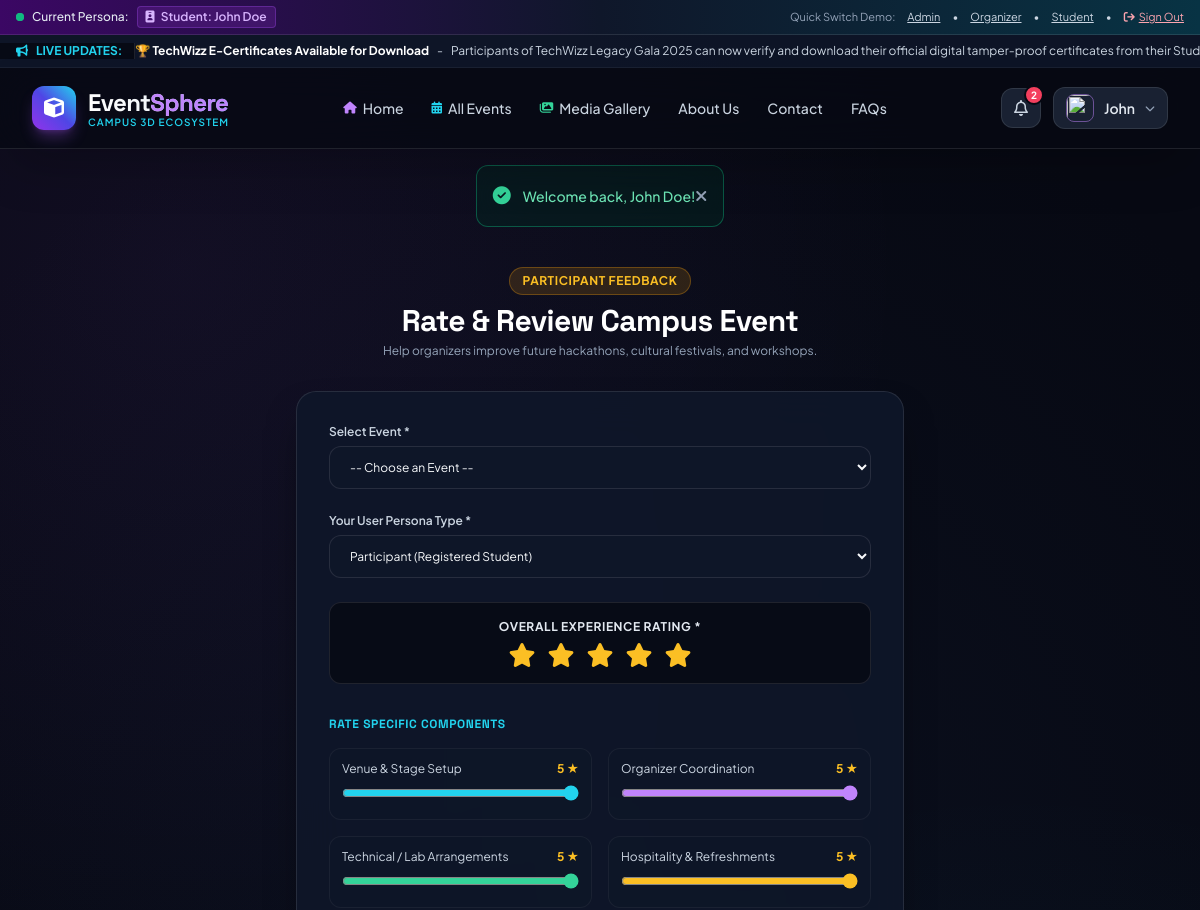
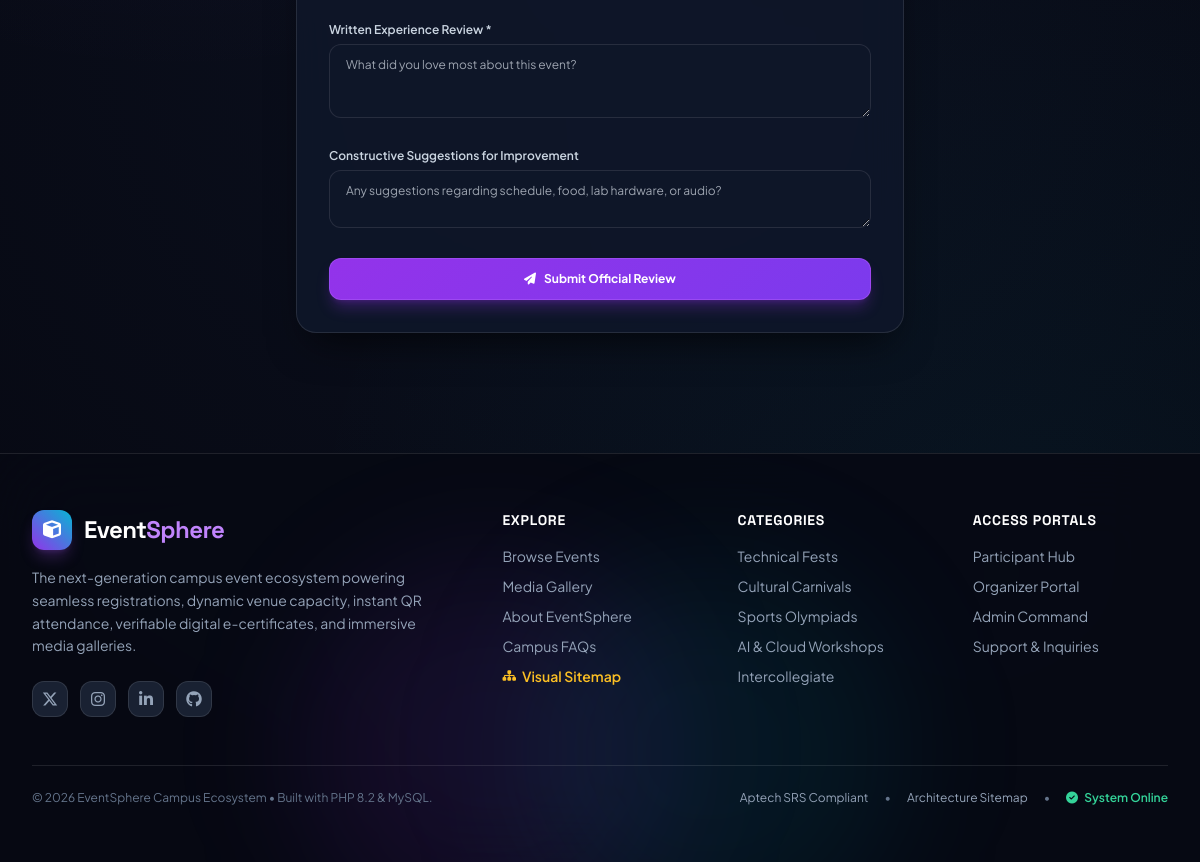
/student/feedback.php (signed in), run on the app's committed database (2 pictures, top to bottom).
### tables this page shows
CREATE TABLE `announcements` (
  `id` INT AUTO_INCREMENT PRIMARY KEY,
  `title` VARCHAR(200) NOT NULL,
  `content` TEXT NOT NULL,
  `target_role` ENUM('all', 'student', 'organizer', 'event_registrants') NOT NULL DEFAULT 'all',
  `event_id` INT DEFAULT NULL,
  `created_by` INT NOT NULL,
  `is_active` TINYINT(1) NOT NULL DEFAULT 1,
  `created_at` TIMESTAMP DEFAULT CURRENT_TIMESTAMP,
  FOREIGN KEY (`created_by`) REFERENCES `users`(`id`) ON DELETE CASCADE,
  FOREIGN KEY (`event_id`) REFERENCES `events`(`id`) ON DELETE CASCADE
);

### config/config.php (called while the page is built, shortened)
<?php
function get_flash() {
    if (isset($_SESSION['flash'])) {
        $flash = $_SESSION['flash'];
        return $flash;
    }
    return null;
}
function current_user() {
    return $_SESSION['user'] ?? null;
}

### student/feedback.php (the view, shortened to what this page needs)
<?php
require_once __DIR__ . '/../includes/header.php';
?>
<div class="max-w-2xl mx-auto px-4 sm:px-6 lg:px-8 py-10">
    <div class="text-center mb-8">
        <div class="badge-neon badge-amber mb-2">Participant Feedback</div>
        <h1 class="font-heading font-extrabold text-3xl text-white">Rate & Review Campus Event</h1>
        <p class="text-slate-400 text-xs mt-1">Help organizers improve future hackathons, cultural festivals, and workshops.</p>
    </div>
    <div class="glass-panel-elevated p-8 border border-white/10 relative">
        <form method="POST" action="<?= BASE_URL ?>/student/feedback.php" class="space-y-6">
            <div>
                <label class="block text-xs font-semibold text-slate-300 mb-1.5">Select Event *</label>
                <select name="event_id" required class="form-input-dark text-xs">
                    <option value="">-- Choose an Event --</option>
                </select>
            </div>
            <div>
                <label class="block text-xs font-semibold text-slate-300 mb-1.5">Your User Persona Type *</label>
                <select name="user_type" class="form-input-dark text-xs">
                    <option value="Participant">Participant (Registered Student)</option>
                </select>
            </div>
            <div class="bg-dark-900/80 p-4 rounded-xl border border-white/10 text-center">
                <label class="block text-xs font-bold text-slate-200 uppercase tracking-wider mb-2">Overall Experience Rating *</label>
                <div class="flex items-center justify-center gap-3 text-2xl text-amber-400 cursor-pointer" id="overallStars">
                    <i class="fa-solid fa-star star-btn" onclick="setRating('overall', 1)"></i>
                    <i class="fa-solid fa-star star-btn" onclick="setRating('overall', 2)"></i>
                    <i class="fa-solid fa-star star-btn" onclick="setRating('overall', 3)"></i>
                    <i class="fa-solid fa-star star-btn" onclick="setRating('overall', 4)"></i>
                    <i class="fa-solid fa-star star-btn" onclick="setRating('overall', 5)"></i>
                </div>
            </div>
            <div class="space-y-4 pt-2">
                <h4 class="font-bold text-xs uppercase tracking-wider text-cyan-400">Rate Specific Components</h4>
                <div class="grid grid-cols-1 sm:grid-cols-2 gap-4">
                    <div class="p-3 rounded-xl bg-slate-900/40 border border-white/5">
                        <div class="flex justify-between text-xs text-slate-300 mb-1.5">
                            <span>Venue & Stage Setup</span>
                            <span class="font-bold text-amber-400" id="label_venue">5 ★</span>
                        </div>
                        <input type="range" name="rating_venue" min="1" max="5" value="5" oninput="updateRangeLabel('venue', this.value)" class="w-full accent-cyan-400">
                    </div>
                    <div class="p-3 rounded-xl bg-slate-900/40 border border-white/5">
                        <div class="flex justify-between text-xs text-slate-300 mb-1.5">
                            <span>Organizer Coordination</span>
                            <span class="font-bold text-amber-400" id="label_coord">5 ★</span>
                        </div>
                        <input type="range" name="rating_coordination" min="1" max="5" value="5" oninput="updateRangeLabel('coord', this.value)" class="w-full accent-purple-400">
                    </div>
                    <div class="p-3 rounded-xl bg-slate-900/40 border border-white/5">
                        <div class="flex justify-between text-xs text-slate-300 mb-1.5">
                            <span>Technical / Lab Arrangements</span>
                            <span class="font-bold text-amber-400" id="label_tech">5 ★</span>
                        </div>
                        <input type="range" name="rating_technical" min="1" max="5" value="5" oninput="updateRangeLabel('tech', this.value)" class="w-full accent-emerald-400">
                    </div>
                    <div class="p-3 rounded-xl bg-slate-900/40 border border-white/5">
                        <div class="flex justify-between text-xs text-slate-300 mb-1.5">
                            <span>Hospitality & Refreshments</span>
                            <span class="font-bold text-amber-400" id="label_hosp">5 ★</span>
                        </div>
                        <input type="range" name="rating_hospitality" min="1" max="5" value="5" oninput="updateRangeLabel('hosp', this.value)" class="w-full accent-amber-400">
                    </div>
                </div>
            </div>
            <div>
                <label class="block text-xs font-semibold text-slate-300 mb-1.5">Written Experience Review *</label>
                <textarea name="comments" rows="3" required placeholder="What did you love most about this event?" class="form-input-dark text-xs"></textarea>
            </div>
            <div>
                <label class="block text-xs font-semibold text-slate-300 mb-1.5">Constructive Suggestions for Improvement</label>
                <textarea name="suggestions" rows="2" placeholder="Any suggestions regarding schedule, food, lab hardware, or audio?" class="form-input-dark text-xs"></textarea>
            </div>
            <button type="submit" class="btn-neon-primary w-full py-3 text-xs font-bold shadow-lg shadow-purple-600/30">
                <i class="fa-solid fa-paper-plane mr-2"></i> Submit Official Review
            </button>
        </form>
    </div>
</div>
<?php require_once __DIR__ . '/../includes/footer.php'; ?>

### includes/header.php (shortened to what this page needs)
<?php
require_once __DIR__ . '/../config/config.php';
$current_user = current_user();
$db = getDB();
$current_page_name = basename($_SERVER["PHP_SELF"]);
function get_nav_class($page_name, $current_page_name, $extra = "") {
    $base = "px-3 py-2 rounded-lg transition " . $extra . " ";
    return $base . "hover:text-white hover:bg-white/5";
}
$ticker_announcements = [];
try {
    $stmt = $db->query("SELECT title, content FROM announcements WHERE is_active = 1 ORDER BY id DESC LIMIT 5");
    $ticker_announcements = $stmt->fetchAll();
} catch (Exception $e) {}
$unread_notif_count = 0;
if ($current_user) {
    try {
        $stmt = $db->prepare("SELECT COUNT(*) FROM notifications WHERE user_id = ? AND is_read = 0");
        $stmt->execute([$current_user['id']]);
        $unread_notif_count = (int)$stmt->fetchColumn();
    } catch (Exception $e) {}
}
$flash = get_flash();
?>
<!DOCTYPE html>
<html lang="en" class="dark">
<head>
    <script src="https://cdn.tailwindcss.com"></script>
    <link rel="stylesheet" href="https://cdnjs.cloudflare.com/ajax/libs/font-awesome/6.5.1/css/all.min.css">
    <link rel="stylesheet" href="<?= BASE_URL ?>/assets/css/style.css">
</head>
<body class="bg-dark-900 text-slate-100 flex flex-col min-h-screen">
<div class="bg-gradient-to-r from-purple-950 via-slate-900 to-cyan-950 border-b border-white/10 px-4 py-1.5 text-xs text-slate-300 flex flex-wrap items-center justify-between gap-2 z-50">
    <div class="flex items-center gap-2">
        <span class="flex h-2 w-2 relative">
            <span class="relative inline-flex rounded-full h-2 w-2 bg-emerald-500"></span>
        </span>
        <span class="font-medium text-slate-200">Current Persona:</span>
        <?php if (!$current_user): ?>
            <span class="bg-slate-800 text-cyan-400 px-2 py-0.5 rounded font-semibold border border-cyan-500/30">
                <i class="fa-solid fa-user-astronaut mr-1"></i> Visitor / Normal Student
            </span>
        <?php else: ?>
            <span class="bg-purple-900/50 text-purple-300 px-2 py-0.5 rounded font-semibold border border-purple-500/30">
                <i class="fa-solid fa-id-badge mr-1"></i> <?= ucfirst($current_user['role']) ?>: <?= htmlspecialchars($current_user['name']) ?>
            </span>
        <?php endif; ?>
    </div>
    <div class="flex items-center gap-3 text-[11px]">
        <span class="text-slate-400">Quick Switch Demo:</span>
        <a href="<?= BASE_URL ?>/auth/login.php?quick=admin" class="hover:text-purple-300 transition underline">Admin</a> •
        <a href="<?= BASE_URL ?>/auth/login.php?quick=organizer" class="hover:text-cyan-300 transition underline">Organizer</a> •
        <a href="<?= BASE_URL ?>/auth/login.php?quick=student" class="hover:text-emerald-300 transition underline">Student</a> •
        <?php if ($current_user): ?>
            <a href="<?= BASE_URL ?>/auth/logout.php" class="hover:text-rose-400 transition underline text-rose-300"><i class="fa-solid fa-arrow-right-from-bracket mr-1"></i>Sign Out</a>
        <?php else: ?>
            <a href="<?= BASE_URL ?>/auth/login.php" class="hover:text-white transition font-semibold text-cyan-400">Sign In</a>
        <?php endif; ?>
    </div>
</div>
<?php if (!empty($ticker_announcements)): ?>
<div class="ticker-wrap">
    <div class="flex items-center gap-2 px-4 text-xs font-bold text-cyan-400 flex-shrink-0 bg-dark-900/90 z-10 border-r border-white/10 pr-3">
        <i class="fa-solid fa-bullhorn animate-bounce"></i> LIVE UPDATES:
    </div>
    <div class="ticker-move text-xs text-slate-300 flex items-center gap-8">
        <?php foreach ($ticker_announcements as $ann): ?>
            <span class="flex items-center gap-2">
                <span class="font-bold text-white"><?= htmlspecialchars($ann['title']) ?></span> -
                <span><?= htmlspecialchars($ann['content']) ?></span>
            </span>
        <?php endforeach; ?>
    </div>
</div>
<?php endif; ?>
<header class="sticky top-0 z-40 bg-dark-900/80 backdrop-blur-xl border-b border-white/10 shadow-2xl transition-all">
    <div class="max-w-7xl mx-auto px-4 sm:px-6 lg:px-8">
        <div class="flex items-center justify-between h-20">
            <a href="<?= BASE_URL ?>/index.php" class="flex items-center gap-3 group">
                <div class="w-11 h-11 rounded-xl bg-gradient-to-tr from-purple-600 via-indigo-600 to-cyan-400 flex items-center justify-center text-white shadow-lg shadow-purple-500/30 group-hover:scale-105 group-hover:rotate-6 transition-transform duration-300">
                    <i class="fa-solid fa-cube text-xl"></i>
                </div>
                <div>
                    <div class="font-heading font-extrabold text-2xl tracking-tight bg-gradient-to-r from-white via-slate-100 to-cyan-300 bg-clip-text text-transparent">
                        Event<span class="text-purple-400">Sphere</span>
                    </div>
                    <div class="text-[10px] uppercase tracking-widest text-cyan-400 font-semibold -mt-1">
                        Campus 3D Ecosystem
                    </div>
                </div>
            </a>
            <nav class="hidden md:flex items-center gap-1 font-medium text-sm text-slate-300">
                <a href="<?= BASE_URL ?>/index.php" class="<?= get_nav_class("index.php", $current_page_name, "flex items-center gap-1.5") ?>">
                    <i class="fa-solid fa-house text-xs text-purple-400"></i> Home
                </a>
                <a href="<?= BASE_URL ?>/events.php" class="<?= get_nav_class("events.php", $current_page_name, "flex items-center gap-1.5") ?>">
                    <i class="fa-solid fa-calendar-days text-xs text-cyan-400"></i> All Events
                </a>
                <a href="<?= BASE_URL ?>/gallery.php" class="<?= get_nav_class("gallery.php", $current_page_name, "flex items-center gap-1.5") ?>">
                    <i class="fa-solid fa-images text-xs text-emerald-400"></i> Media Gallery
                </a>
                <a href="<?= BASE_URL ?>/about.php" class="<?= get_nav_class("about.php", $current_page_name, "") ?>">
                    About Us
                </a>
                <a href="<?= BASE_URL ?>/contact.php" class="<?= get_nav_class("contact.php", $current_page_name, "") ?>">
                    Contact
                </a>
                <a href="<?= BASE_URL ?>/faqs.php" class="<?= get_nav_class("faqs.php", $current_page_name, "") ?>">
                    FAQs
                </a>
            </nav>
            <div class="flex items-center gap-3">
                <?php if ($current_user): ?>
                    <div class="relative" id="notifDropdownContainer">
                        <button onclick="toggleNotifDropdown()" class="w-10 h-10 rounded-xl bg-slate-800/80 hover:bg-slate-700/80 border border-white/10 flex items-center justify-center text-slate-300 hover:text-white transition relative">
                            <i class="fa-regular fa-bell"></i>
                            <?php if ($unread_notif_count > 0): ?>
                                <span class="absolute -top-1 -right-1 bg-rose-500 text-white text-[10px] font-bold w-5 h-5 rounded-full flex items-center justify-center border-2 border-dark-900 animate-pulse">
                                    <?= $unread_notif_count ?>
                                </span>
                            <?php endif; ?>
                        </button>
                    </div>
                    <div class="relative" id="userMenuContainer">
                        <button onclick="toggleUserMenu()" class="flex items-center gap-2.5 bg-slate-800/80 hover:bg-slate-700/80 border border-white/10 px-3 py-1.5 rounded-xl transition">
                            <img src="<?= htmlspecialchars(!empty($current_user['avatar']) ? $current_user['avatar'] : 'https://ui-avatars.com/api/?name='.urlencode($current_user['name']).'&background=0D8ABC&color=fff') ?>" class="w-7 h-7 rounded-lg object-cover border border-purple-400/50">
                            <span class="text-sm font-semibold text-slate-200 hidden sm:inline"><?= htmlspecialchars(explode(' ', $current_user['name'])[0]) ?></span>
                            <i class="fa-solid fa-chevron-down text-[10px] text-slate-400"></i>
                        </button>
                    </div>
                <?php endif; ?>
            </div>
        </div>
    </div>
</header>
<?php if ($flash): ?>
<div class="max-w-7xl mx-auto px-4 sm:px-6 lg:px-8 mt-4">
    <div class="p-4 rounded-xl flex items-center justify-between border backdrop-blur-xl <?php
        if ($flash['type'] === 'success') echo 'bg-emerald-950/40 border-emerald-500/40 text-emerald-300';
        elseif ($flash['type'] === 'error') echo 'bg-rose-950/40 border-rose-500/40 text-rose-300';
        elseif ($flash['type'] === 'warning') echo 'bg-amber-950/40 border-amber-500/40 text-amber-300';
        else echo 'bg-cyan-950/40 border-cyan-500/40 text-cyan-300';
    ?>">
        <div class="flex items-center gap-3">
            <i class="fa-solid <?php
                if ($flash['type'] === 'success') echo 'fa-circle-check text-emerald-400';
                elseif ($flash['type'] === 'error') echo 'fa-circle-xmark text-rose-400';
                elseif ($flash['type'] === 'warning') echo 'fa-triangle-exclamation text-amber-400';
                else echo 'fa-circle-info text-cyan-400';
            ?> text-lg"></i>
            <span class="text-sm font-medium"><?= htmlspecialchars($flash['message']) ?></span>
        </div>
        <button onclick="this.parentElement.remove()" class="text-slate-400 hover:text-white">
            <i class="fa-solid fa-xmark"></i>
        </button>
    </div>
</div>
<?php endif; ?>
<main class="flex-grow">

### data on the page
announcements: title "🏆 TechWizz E-Certificates Available for Download", content "Participants of TechWizz Legacy Gala 2025 can now verify and download their official digital tamper-proof certificates from their…"

### other printed values
$current_user['role'] "Student"
$current_user['name'] "John Doe"
$unread_notif_count "2"
explode(' ', $current_user['name'])[0] "John"
$flash['message'] "Welcome back, John Doe!"
